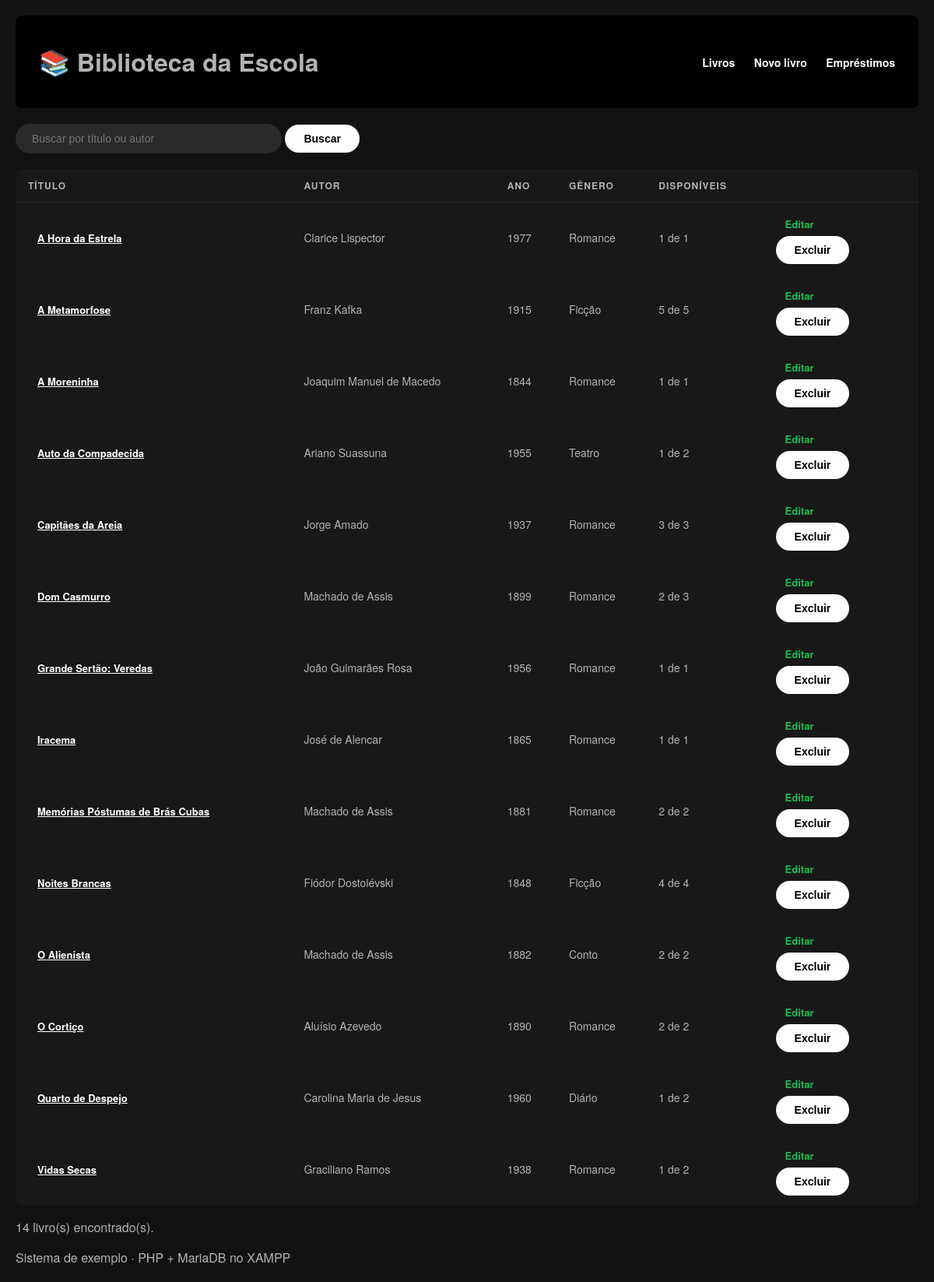
The page / on the database its author committed.
### tables this page shows
CREATE TABLE livros (
  id          INT AUTO_INCREMENT PRIMARY KEY,
  titulo      VARCHAR(150) NOT NULL,
  autor       VARCHAR(100) NOT NULL,
  ano         INT,
  genero      VARCHAR(50),
  quantidade  INT NOT NULL DEFAULT 1
);

### conexao.php (called while the page is built, shortened)
<?php
function e($texto) {
    return htmlspecialchars((string)$texto, ENT_QUOTES, 'UTF-8');
}

### index.php (the view, shortened to what this page needs)
<?php
require 'conexao.php';
$busca = $_GET['busca'] ?? '';
$sql = "SELECT l.id, l.titulo, l.autor, l.ano, l.genero, l.quantidade, l.capa,
               COUNT(e.id) AS emprestados
        FROM livros l
        LEFT JOIN emprestimos e
               ON e.livro_id = l.id AND e.data_devolucao IS NULL
        WHERE l.titulo LIKE :busca OR l.autor LIKE :busca2
        GROUP BY l.id, l.titulo, l.autor, l.ano, l.genero, l.quantidade, l.capa
        ORDER BY l.titulo";
$consulta = $pdo->prepare($sql);
$consulta->execute([':busca' => "%$busca%", ':busca2' => "%$busca%"]);
$livros = $consulta->fetchAll();
require 'topo.php';
?>
<form method="get" class="busca">
  <input type="text" name="busca" value="<?= e($busca) ?>" placeholder="Buscar por título ou autor">
  <button>Buscar</button>
</form>
<table>
<tr><th>Título</th><th>Autor</th><th>Ano</th><th>Gênero</th><th>Disponíveis</th><th></th><th></th></tr>
<?php foreach ($livros as $livro): ?>
    <tr>
        <td>
            <a href="index.php?ver_capa=<?= $livro['id'] ?>" style="color: inherit; text-decoration: underline;">
                <?= e($livro['titulo']) ?>
            </a>
        </td>
        <td><?= e($livro['autor']) ?></td>
        <td><?= e($livro['ano']) ?></td>
        <td><?= e($livro['genero']) ?></td>
        <td><?= $livro['quantidade'] - $livro['emprestados'] ?> de <?= $livro['quantidade'] ?></td>
        <td class="acoes">
            <a href="editar.php?id=<?= $livro['id'] ?>">Editar</a>
            <form method="post" action="excluir.php" onsubmit="return confirm('Excluir este livro?')">
                <button class="perigo">Excluir</button>
            </form>
        </td>
    </tr>
<?php endforeach; ?>
</table>
<p class="total"><?= count($livros) ?> livro(s) encontrado(s).</p>
<?php require 'rodape.php'; ?>

### estilo.css (style rules this page uses)
body { background-color: #121212; color: #B3B3B3; font-family: 'Montserrat', 'Helvetica Neue', Helvetica, Arial, sans-serif; margin: 0; padding: 20px; }
input[type="text"], input[type="search"] { background-color: #2A2A2A; border: 1px solid transparent; color: #FFFFFF; padding: 10px 20px; border-radius: 50px; font-size: 14px; width: 300px; outline: none; transition: background-color 0.2s, border-color 0.2s; }
button, input[type="submit"] { background-color: #FFFFFF; color: #000000; border: none; padding: 10px 24px; font-weight: 700; font-size: 14px; border-radius: 50px; cursor: pointer; transition: transform 0.2s, background-color 0.2s; }
table { width: 100%; border-collapse: collapse; background-color: #181818; padding: 20px; border-radius: 8px; margin-top: 20px; }
th { color: #B3B3B3; text-transform: uppercase; font-size: 12px; letter-spacing: 1px; text-align: left; padding: 12px 16px; border-bottom: 1px solid #282828; }
td { color: #B3B3B3; font-size: 14px; padding: 12px 16px; border-bottom: 1px solid transparent; }
td:first-child, table tr td:nth-child(1) { color: #FFFFFF; font-weight: 500; }
td a, .btn-action { font-size: 13px; font-weight: 700; text-decoration: none; padding: 6px 12px; border-radius: 4px; margin-right: 5px; display: inline-block; }
td a[href*="editar"], .btn-edit { color: #1DB954 !important; background: transparent; }

### rows shown on the page
livros: titulo "A Hora da Estrela", autor "Clarice Lispector", ano "1977", genero "Romance", $livro['quantidade']-$livro['emprestados'] "1", quantidade "1"
livros: titulo "A Metamorfose", autor "Franz Kafka", ano "1915", genero "Ficção", $livro['quantidade']-$livro['emprestados'] "5", quantidade "5"
livros: titulo "A Moreninha", autor "Joaquim Manuel de Macedo", ano "1844", genero "Romance", $livro['quantidade']-$livro['emprestados'] "1", quantidade "1"
livros: titulo "Auto da Compadecida", autor "Ariano Suassuna", ano "1955", genero "Teatro", emprestados "1", quantidade "2"
livros: titulo "Capitães da Areia", autor "Jorge Amado", ano "1937", genero "Romance", $livro['quantidade']-$livro['emprestados'] "3", quantidade "3"
livros: titulo "Dom Casmurro", autor "Machado de Assis", ano "1899", genero "Romance", emprestados "2", quantidade "3"
livros: titulo "Grande Sertão: Veredas", autor "João Guimarães Rosa", ano "1956", genero "Romance", $livro['quantidade']-$livro['emprestados'] "1", quantidade "1"
livros: titulo "Iracema", autor "José de Alencar", ano "1865", genero "Romance", $livro['quantidade']-$livro['emprestados'] "1", quantidade "1"
livros: titulo "Memórias Póstumas de Brás Cubas", autor "Machado de Assis", ano "1881", genero "Romance", $livro['quantidade']-$livro['emprestados'] "2", quantidade "2"
livros: titulo "Noites Brancas", autor "Fiódor Dostoiévski", ano "1848", genero "Ficção", $livro['quantidade']-$livro['emprestados'] "4", quantidade "4"
livros: titulo "O Alienista", autor "Machado de Assis", ano "1882", genero "Conto", $livro['quantidade']-$livro['emprestados'] "2", quantidade "2"
livros: titulo "O Cortiço", autor "Aluísio Azevedo", ano "1890", genero "Romance", $livro['quantidade']-$livro['emprestados'] "2", quantidade "2"
livros: titulo "Quarto de Despejo", autor "Carolina Maria de Jesus", ano "1960", genero "Diário", emprestados "1", quantidade "2"
livros: titulo "Vidas Secas", autor "Graciliano Ramos", ano "1938", genero "Romance", emprestados "1", quantidade "2"

### other values the page prints
count($livros) "14"
